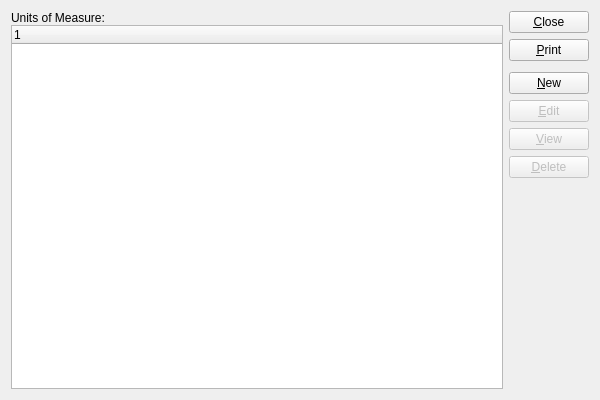
<?xml version="1.0" encoding="UTF-8"?>
<ui version="4.0">
 <comment>This file is part of the xTuple ERP: PostBooks Edition, a free and
open source Enterprise Resource Planning software suite,
Copyright (c) 1999-2011 by OpenMFG LLC, d/b/a xTuple.
It is licensed to you under the Common Public Attribution License
version 1.0, the full text of which (including xTuple-specific Exhibits)
is available at www.xtuple.com/CPAL.  By using this software, you agree
to be bound by its terms.</comment>
 <class>uoms</class>
 <widget class="QWidget" name="uoms">
  <property name="geometry">
   <rect>
    <x>0</x>
    <y>0</y>
    <width>600</width>
    <height>400</height>
   </rect>
  </property>
  <property name="windowTitle">
   <string>List Units of Measure</string>
  </property>
  <layout class="QGridLayout" name="gridLayout">
   <item row="0" column="0">
    <layout class="QVBoxLayout">
     <property name="spacing">
      <number>0</number>
     </property>
     <item>
      <widget class="QLabel" name="_uomsLit">
       <property name="text">
        <string>Units of Measure:</string>
       </property>
      </widget>
     </item>
     <item>
      <widget class="XTreeWidget" name="_uoms">
       <property name="sizePolicy">
        <sizepolicy hsizetype="Expanding" vsizetype="Expanding">
         <horstretch>0</horstretch>
         <verstretch>0</verstretch>
        </sizepolicy>
       </property>
      </widget>
     </item>
    </layout>
   </item>
   <item row="0" column="1">
    <layout class="QVBoxLayout" name="verticalLayout">
     <item>
      <widget class="QPushButton" name="_close">
       <property name="text">
        <string>&amp;Close</string>
       </property>
      </widget>
     </item>
     <item>
      <widget class="QPushButton" name="_print">
       <property name="text">
        <string>&amp;Print</string>
       </property>
      </widget>
     </item>
     <item>
      <spacer name="verticalSpacer">
       <property name="orientation">
        <enum>Qt::Vertical</enum>
       </property>
       <property name="sizeType">
        <enum>QSizePolicy::Preferred</enum>
       </property>
       <property name="sizeHint" stdset="0">
        <size>
         <width>20</width>
         <height>5</height>
        </size>
       </property>
      </spacer>
     </item>
     <item>
      <widget class="QPushButton" name="_new">
       <property name="text">
        <string>&amp;New</string>
       </property>
      </widget>
     </item>
     <item>
      <widget class="QPushButton" name="_edit">
       <property name="enabled">
        <bool>false</bool>
       </property>
       <property name="text">
        <string>&amp;Edit</string>
       </property>
      </widget>
     </item>
     <item>
      <widget class="QPushButton" name="_view">
       <property name="enabled">
        <bool>false</bool>
       </property>
       <property name="text">
        <string>&amp;View</string>
       </property>
      </widget>
     </item>
     <item>
      <widget class="QPushButton" name="_delete">
       <property name="enabled">
        <bool>false</bool>
       </property>
       <property name="text">
        <string>&amp;Delete</string>
       </property>
      </widget>
     </item>
     <item>
      <spacer name="Spacer12">
       <property name="orientation">
        <enum>Qt::Vertical</enum>
       </property>
       <property name="sizeType">
        <enum>QSizePolicy::Expanding</enum>
       </property>
       <property name="sizeHint" stdset="0">
        <size>
         <width>20</width>
         <height>0</height>
        </size>
       </property>
      </spacer>
     </item>
    </layout>
   </item>
  </layout>
 </widget>
 <layoutdefault spacing="6" margin="11"/>
 <pixmapfunction>qPixmapFromMimeSource</pixmapfunction>
 <customwidgets>
  <customwidget>
   <class>XTreeWidget</class>
   <extends>QTreeWidget</extends>
   <header>xtreewidget.h</header>
   <container>1</container>
  </customwidget>
 </customwidgets>
 <tabstops>
  <tabstop>_uoms</tabstop>
  <tabstop>_new</tabstop>
  <tabstop>_edit</tabstop>
  <tabstop>_view</tabstop>
  <tabstop>_delete</tabstop>
  <tabstop>_print</tabstop>
  <tabstop>_close</tabstop>
 </tabstops>
 <resources/>
 <connections>
  <connection>
   <sender>_close</sender>
   <signal>clicked()</signal>
   <receiver>uoms</receiver>
   <slot>close()</slot>
   <hints>
    <hint type="sourcelabel">
     <x>20</x>
     <y>20</y>
    </hint>
    <hint type="destinationlabel">
     <x>20</x>
     <y>20</y>
    </hint>
   </hints>
  </connection>
  <connection>
   <sender>_uoms</sender>
   <signal>valid(bool)</signal>
   <receiver>_view</receiver>
   <slot>setEnabled(bool)</slot>
   <hints>
    <hint type="sourcelabel">
     <x>20</x>
     <y>20</y>
    </hint>
    <hint type="destinationlabel">
     <x>20</x>
     <y>20</y>
    </hint>
   </hints>
  </connection>
 </connections>
</ui>
